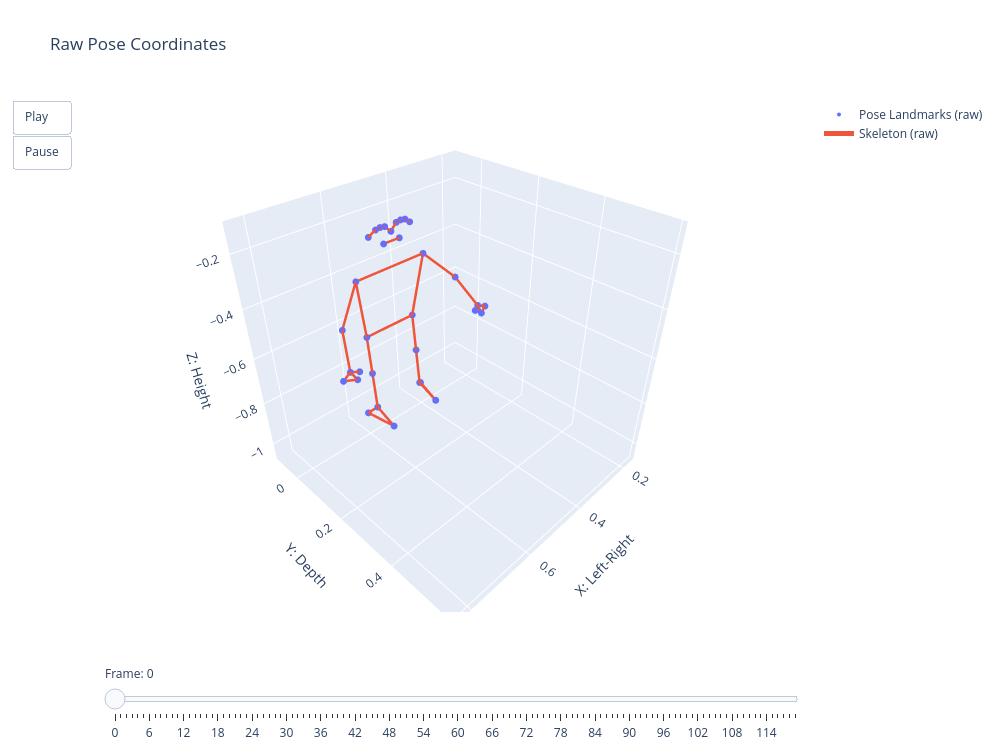

Write notebook code for a chart like this one.
### Markdown cell above
# 03. Raw Visualization Test

This notebook checks whether raw pose coordinates can be visualized as a 3D skeleton animation.

Previous steps are assumed to be working:
- 00_environment_check
- 01_data_loading_test
- 02_validation_test

### Code cell
from movement.io import load_pose_csv
from movement.config import LANDMARKS, CONNECTIONS
from movement.visualization import create_pose_animation

df = load_pose_csv("../data/sample/mediapipe_forward_bend_sample.csv")

fig = create_pose_animation(
    df=df,
    landmarks=LANDMARKS,
    connections=CONNECTIONS,
    coord_mode="raw",
    title="Raw Pose Coordinates",
    show_text=False,
)

fig.show()

### Figure 1 — Plotly figure (JSON) as saved in the notebook; plotly's stock layout.template omitted (floating-point values rounded to 4 significant figures)
{"data": [{"marker": {"size": 4}, "mode": "markers", "name": "Pose Landmarks (raw)", "showlegend": true, "textposition": "top center", "type": "scatter3d", "x": [0.5, 0.482, 0.468, 0.454, 0.518, 0.532, 0.546, 0.435, 0.565, 0.475, 0.525, 0.39, 0.61, 0.31, 0.69, 0.28, 0.72, 0.255, 0.745, 0.285, 0.715, 0.3, 0.7, 0.42, 0.58, 0.42, 0.58, 0.42, 0.58, 0.4, 0.6, 0.42, 0.58], "y": [0.03, 0.03, 0.03, 0.03, 0.03, 0.03, 0.03, 0.025, 0.025, 0.03, 0.03, 0.02, 0.02, 0.06, 0.06, 0.12, 0.12, 0.125, 0.125, 0.14, 0.14, 0.13, 0.13, 0, 0, 0.01, 0.01, 0.02, 0.02, 0, 0, 0.09, 0.09], "z": [-0.22, -0.195, -0.192, -0.195, -0.195, -0.192, -0.195, -0.215, -0.215, -0.255, -0.255, -0.36, -0.36, -0.48, -0.48, -0.59, -0.59, -0.605, -0.605, -0.61, -0.61, -0.595, -0.595, -0.62, -0.62, -0.78, -0.78, -0.94, -0.94, -0.97, -0.97, -0.98, -0.98]}, {"line": {"width": 5}, "mode": "lines", "name": "Skeleton (raw)", "showlegend": true, "type": "scatter3d", "x": [0.5, 0.482, null, 0.482, 0.468, null, 0.468, 0.454, null, 0.454, 0.435, null, 0.5, 0.518, null, 0.518, 0.532, null, 0.532, 0.546, null, 0.546, 0.565, null, 0.475, 0.525, null, 0.39, 0.61, null, 0.39, 0.42, null, 0.61, 0.58, null, 0.42, 0.58, null, 0.39, 0.31, null, 0.31, 0.28, null, 0.28, 0.255, null, 0.28, 0.285, null, 0.28, 0.3, null, 0.255, 0.285, null, 0.61, 0.69, null, 0.69, 0.72, null, 0.72, 0.745, null, 0.72, 0.715, null, 0.72, 0.7, null, 0.745, 0.715, null, 0.42, 0.42, null, 0.42, 0.42, null, 0.42, 0.4, null, 0.42, 0.42, null, 0.4, 0.42, null, 0.58, 0.58, null, 0.58, 0.58, null, 0.58, 0.6, null, 0.58, 0.58, null, 0.6, 0.58, null], "y": [0.03, 0.03, null, 0.03, 0.03, null, 0.03, 0.03, null, 0.03, 0.025, null, 0.03, 0.03, null, 0.03, 0.03, null, 0.03, 0.03, null, 0.03, 0.025, null, 0.03, 0.03, null, 0.02, 0.02, null, 0.02, 0, null, 0.02, 0, null, 0, 0, null, 0.02, 0.06, null, 0.06, 0.12, null, 0.12, 0.125, null, 0.12, 0.14, null, 0.12, 0.13, null, 0.125, 0.14, null, 0.02, 0.06, null, 0.06, 0.12, null, 0.12, 0.125, null, 0.12, 0.14, null, 0.12, 0.13, null, 0.125, 0.14, null, 0, 0.01, null, 0.01, 0.02, null, 0.02, 0, null, 0.02, 0.09, null, 0, 0.09, null, 0, 0.01, null, 0.01, 0.02, null, 0.02, 0, null, 0.02, 0.09, null, 0, 0.09, null], "z": [-0.22, -0.195, null, -0.195, -0.192, null, -0.192, -0.195, null, -0.195, -0.215, null, -0.22, -0.195, null, -0.195, -0.192, null, -0.192, -0.195, null, -0.195, -0.215, null, -0.255, -0.255, null, -0.36, -0.36, null, -0.36, -0.62, null, -0.36, -0.62, null, -0.62, -0.62, null, -0.36, -0.48, null, -0.48, -0.59, null, -0.59, -0.605, null, -0.59, -0.61, null, -0.59, -0.595, null, -0.605, -0.61, null, -0.36, -0.48, null, -0.48, -0.59, null, -0.59, -0.605, null, -0.59, -0.61, null, -0.59, -0.595, null, -0.605, -0.61, null, -0.62, -0.78, null, -0.78, -0.94, null, -0.94, -0.97, null, -0.94, -0.98, null, -0.97, -0.98, null, -0.62, -0.78, null, -0.78, -0.94, null, -0.94, -0.97, null, -0.94, -0.98, null, -0.97, -0.98, null]}], "layout": {"height": 750, "scene": {"aspectmode": "cube", "xaxis": {"range": [0.15, 0.85], "title": {"text": "X: Left-Right"}}, "yaxis": {"range": [-0.104, 0.6123], "title": {"text": "Y: Depth"}}, "zaxis": {"range": [-1.08, -0.092], "title": {"text": "Z: Height"}}}, "showlegend": true, "sliders": [{"active": 0, "currentvalue": {"prefix": "Frame: "}, "pad": {"t": 50}, "steps": [{"args": [["0"], {"frame": {"duration": 0, "redraw": true}}], "label": "0", "method": "animate"}, {"args": [["1"], {"frame": {"duration": 0, "redraw": true}}], "label": "1", "method": "animate"}, {"args": [["2"], {"frame": {"duration": 0, "redraw": true}}], "label": "2", "method": "animate"}, {"args": [["3"], {"frame": {"duration": 0, "redraw": true}}], "label": "3", "method": "animate"}, {"args": [["4"], {"frame": {"duration": 0, "redraw": true}}], "label": "4", "method": "animate"}, {"args": [["5"], {"frame": {"duration": 0, "redraw": true}}], "label": "5", "method": "animate"}, {"args": [["6"], {"frame": {"duration": 0, "redraw": true}}], "label": "6", "method": "animate"}, {"args": [["7"], {"frame": {"duration": 0, "redraw": true}}], "label": "7", "method": "animate"}, {"args": [["8"], {"frame": {"duration": 0, "redraw": true}}], "label": "8", "method": "animate"}, {"args": [["9"], {"frame": {"duration": 0, "redraw": true}}], "label": "9", "method": "animate"}, {"args": [["10"], {"frame": {"duration": 0, "redraw": true}}], "label": "10", "method": "animate"}, {"args": [["11"], {"frame": {"duration": 0, "redraw": true}}], "label": "11", "method": "animate"}, {"args": [["12"], {"frame": {"duration": 0, "redraw": true}}], "label": "12", "method": "animate"}, {"args": [["13"], {"frame": {"duration": 0, "redraw": true}}], "label": "13", "method": "animate"}, {"args": [["14"], {"frame": {"duration": 0, "redraw": true}}], "label": "14", "method": "animate"}, {"args": [["15"], {"frame": {"duration": 0, "redraw": true}}], "label": "15", "method": "animate"}, {"args": [["16"], {"frame": {"duration": 0, "redraw": true}}], "label": "16", "method": "animate"}, {"args": [["17"], {"frame": {"duration": 0, "redraw": true}}], "label": "17", "method": "animate"}, {"args": [["18"], {"frame": {"duration": 0, "redraw": true}}], "label": "18", "method": "animate"}, {"args": [["19"], {"frame": {"duration": 0, "redraw": true}}], "label": "19", "method": "animate"}, {"args": [["20"], {"frame": {"duration": 0, "redraw": true}}], "label": "20", "method": "animate"}, {"args": [["21"], {"frame": {"duration": 0, "redraw": true}}], "label": "21", "method": "animate"}, {"args": [["22"], {"frame": {"duration": 0, "redraw": true}}], "label": "22", "method": "animate"}, {"args": [["23"], {"frame": {"duration": 0, "redraw": true}}], "label": "23", "method": "animate"}, {"args": [["24"], {"frame": {"duration": 0, "redraw": true}}], "label": "24", "method": "animate"}, {"args": [["25"], {"frame": {"duration": 0, "redraw": true}}], "label": "25", "method": "animate"}, {"args": [["26"], {"frame": {"duration": 0, "redraw": true}}], "label": "26", "method": "animate"}, {"args": [["27"], {"frame": {"duration": 0, "redraw": true}}], "label": "27", "method": "animate"}, {"args": [["28"], {"frame": {"duration": 0, "redraw": true}}], "label": "28", "method": "animate"}, {"args": [["29"], {"frame": {"duration": 0, "redraw": true}}], "label": "29", "method": "animate"}, {"args": [["30"], {"frame": {"duration": 0, "redraw": true}}], "label": "30", "method": "animate"}, {"args": [["31"], {"frame": {"duration": 0, "redraw": true}}], "label": "31", "method": "animate"}, {"args": [["32"], {"frame": {"duration": 0, "redraw": true}}], "label": "32", "method": "animate"}, {"args": [["33"], {"frame": {"duration": 0, "redraw": true}}], "label": "33", "method": "animate"}, {"args": [["34"], {"frame": {"duration": 0, "redraw": true}}], "label": "34", "method": "animate"}, {"args": [["35"], {"frame": {"duration": 0, "redraw": true}}], "label": "35", "method": "animate"}, {"args": [["36"], {"frame": {"duration": 0, "redraw": true}}], "label": "36", "method": "animate"}, {"args": [["37"], {"frame": {"duration": 0, "redraw": true}}], "label": "37", "method": "animate"}, {"args": [["38"], {"frame": {"duration": 0, "redraw": true}}], "label": "38", "method": "animate"}, {"args": [["39"], {"frame": {"duration": 0, "redraw": true}}], "label": "39", "method": "animate"}, {"args": [["40"], {"frame": {"duration": 0, "redraw": true}}], "label": "40", "method": "animate"}, {"args": [["41"], {"frame": {"duration": 0, "redraw": true}}], "label": "41", "method": "animate"}, {"args": [["42"], {"frame": {"duration": 0, "redraw": true}}], "label": "42", "method": "animate"}, {"args": [["43"], {"frame": {"duration": 0, "redraw": true}}], "label": "43", "method": "animate"}, {"args": [["44"], {"frame": {"duration": 0, "redraw": true}}], "label": "44", "method": "animate"}, {"args": [["45"], {"frame": {"duration": 0, "redraw": true}}], "label": "45", "method": "animate"}, {"args": [["46"], {"frame": {"duration": 0, "redraw": true}}], "label": "46", "method": "animate"}, {"args": [["47"], {"frame": {"duration": 0, "redraw": true}}], "label": "47", "method": "animate"}, {"args": [["48"], {"frame": {"duration": 0, "redraw": true}}], "label": "48", "method": "animate"}, {"args": [["49"], {"frame": {"duration": 0, "redraw": true}}], "label": "49", "method": "animate"}, {"args": [["50"], {"frame": {"duration": 0, "redraw": true}}], "label": "50", "method": "animate"}, {"args": [["51"], {"frame": {"duration": 0, "redraw": true}}], "label": "51", "method": "animate"}, {"args": [["52"], {"frame": {"duration": 0, "redraw": true}}], "label": "52", "method": "animate"}, {"args": [["53"], {"frame": {"duration": 0, "redraw": true}}], "label": "53", "method": "animate"}, {"args": [["54"], {"frame": {"duration": 0, "redraw": true}}], "label": "54", "method": "animate"}, {"args": [["55"], {"frame": {"duration": 0, "redraw": true}}], "label": "55", "method": "animate"}, {"args": [["56"], {"frame": {"duration": 0, "redraw": true}}], "label": "56", "method": "animate"}, {"args": [["57"], {"frame": {"duration": 0, "redraw": true}}], "label": "57", "method": "animate"}, {"args": [["58"], {"frame": {"duration": 0, "redraw": true}}], "label": "58", "method": "animate"}, {"args": [["59"], {"frame": {"duration": 0, "redraw": true}}], "label": "59", "method": "animate"}, {"args": [["60"], {"frame": {"duration": 0, "redraw": true}}], "label": "60", "method": "animate"}, {"args": [["61"], {"frame": {"duration": 0, "redraw": true}}], "label": "61", "method": "animate"}, {"args": [["62"], {"frame": {"duration": 0, "redraw": true}}], "label": "62", "method": "animate"}, {"args": [["63"], {"frame": {"duration": 0, "redraw": true}}], "label": "63", "method": "animate"}, {"args": [["64"], {"frame": {"duration": 0, "redraw": true}}], "label": "64", "method": "animate"}, {"args": [["65"], {"frame": {"duration": 0, "redraw": true}}], "label": "65", "method": "animate"}, {"args": [["66"], {"frame": {"duration": 0, "redraw": true}}], "label": "66", "method": "animate"}, {"args": [["67"], {"frame": {"duration": 0, "redraw": true}}], "label": "67", "method": "animate"}, {"args": [["68"], {"frame": {"duration": 0, "redraw": true}}], "label": "68", "method": "animate"}, {"args": [["69"], {"frame": {"duration": 0, "redraw": true}}], "label": "69", "method": "animate"}, {"args": [["70"], {"frame": {"duration": 0, "redraw": true}}], "label": "70", "method": "animate"}, {"args": [["71"], {"frame": {"duration": 0, "redraw": true}}], "label": "71", "method": "animate"}, {"args": [["72"], {"frame": {"duration": 0, "redraw": true}}], "label": "72", "method": "animate"}, {"args": [["73"], {"frame": {"duration": 0, "redraw": true}}], "label": "73", "method": "animate"}, {"args": [["74"], {"frame": {"duration": 0, "redraw": true}}], "label": "74", "method": "animate"}, {"args": [["75"], {"frame": {"duration": 0, "redraw": true}}], "label": "75", "method": "animate"}, {"args": [["76"], {"frame": {"duration": 0, "redraw": true}}], "label": "76", "method": "animate"}, {"args": [["77"], {"frame": {"duration": 0, "redraw": true}}], "label": "77", "method": "animate"}, {"args": [["78"], {"frame": {"duration": 0, "redraw": true}}], "label": "78", "method": "animate"}, {"args": [["79"], {"frame": {"duration": 0, "redraw": true}}], "label": "79", "method": "animate"}, {"args": [["80"], {"frame": {"duration": 0, "redraw": true}}], "label": "80", "method": "animate"}, {"args": [["81"], {"frame": {"duration": 0, "redraw": true}}], "label": "81", "method": "animate"}, {"args": [["82"], {"frame": {"duration": 0, "redraw": true}}], "label": "82", "method": "animate"}, {"args": [["83"], {"frame": {"duration": 0, "redraw": true}}], "label": "83", "method": "animate"}, {"args": [["84"], {"frame": {"duration": 0, "redraw": true}}], "label": "84", "method": "animate"}, {"args": [["85"], {"frame": {"duration": 0, "redraw": true}}], "label": "85", "method": "animate"}, {"args": [["86"], {"frame": {"duration": 0, "redraw": true}}], "label": "86", "method": "animate"}, {"args": [["87"], {"frame": {"duration": 0, "redraw": true}}], "label": "87", "method": "animate"}, {"args": [["88"], {"frame": {"duration": 0, "redraw": true}}], "label": "88", "method": "animate"}, {"args": [["89"], {"frame": {"duration": 0, "redraw": true}}], "label": "89", "method": "animate"}, {"args": [["90"], {"frame": {"duration": 0, "redraw": true}}], "label": "90", "method": "animate"}, {"args": [["91"], {"frame": {"duration": 0, "redraw": true}}], "label": "91", "method": "animate"}, {"args": [["92"], {"frame": {"duration": 0, "redraw": true}}], "label": "92", "method": "animate"}, {"args": [["93"], {"frame": {"duration": 0, "redraw": true}}], "label": "93", "method": "animate"}, {"args": [["94"], {"frame": {"duration": 0, "redraw": true}}], "label": "94", "method": "animate"}, {"args": [["95"], {"frame": {"duration": 0, "redraw": true}}], "label": "95", "method": "animate"}, {"args": [["96"], {"frame": {"duration": 0, "redraw": true}}], "label": "96", "method": "animate"}, {"args": [["97"], {"frame": {"duration": 0, "redraw": true}}], "label": "97", "method": "animate"}, {"args": [["98"], {"frame": {"duration": 0, "redraw": true}}], "label": "98", "method": "animate"}, {"args": [["99"], {"frame": {"duration": 0, "redraw": true}}], "label": "99", "method": "animate"}, {"args": [["100"], {"frame": {"duration": 0, "redraw": true}}], "label": "100", "method": "animate"}, {"args": [["101"], {"frame": {"duration": 0, "redraw": true}}], "label": "101", "method": "animate"}, {"args": [["102"], {"frame": {"duration": 0, "redraw": true}}], "label": "102", "method": "animate"}, {"args": [["103"], {"frame": {"duration": 0, "redraw": true}}], "label": "103", "method": "animate"}, {"args": [["104"], {"frame": {"duration": 0, "redraw": true}}], "label": "104", "method": "animate"}, {"args": [["105"], {"frame": {"duration": 0, "redraw": true}}], "label": "105", "method": "animate"}, {"args": [["106"], {"frame": {"duration": 0, "redraw": true}}], "label": "106", "method": "animate"}, {"args": [["107"], {"frame": {"duration": 0, "redraw": true}}], "label": "107", "method": "animate"}, {"args": [["108"], {"frame": {"duration": 0, "redraw": true}}], "label": "108", "method": "animate"}, {"args": [["109"], {"frame": {"duration": 0, "redraw": true}}], "label": "109", "method": "animate"}, {"args": [["110"], {"frame": {"duration": 0, "redraw": true}}], "label": "110", "method": "animate"}, {"args": [["111"], {"frame": {"duration": 0, "redraw": true}}], "label": "111", "method": "animate"}, {"args": [["112"], {"frame": {"duration": 0, "redraw": true}}], "label": "112", "method": "animate"}, {"args": [["113"], {"frame": {"duration": 0, "redraw": true}}], "label": "113", "method": "animate"}, {"args": [["114"], {"frame": {"duration": 0, "redraw": true}}], "label": "114", "method": "animate"}, {"args": [["115"], {"frame": {"duration": 0, "redraw": true}}], "label": "115", "method": "animate"}, {"args": [["116"], {"frame": {"duration": 0, "redraw": true}}], "label": "116", "method": "animate"}, {"args": [["117"], {"frame": {"duration": 0, "redraw": true}}], "label": "117", "method": "animate"}, {"args": [["118"], {"frame": {"duration": 0, "redraw": true}}], "label": "118", "method": "animate"}, {"args": [["119"], {"frame": {"duration": 0, "redraw": true}}], "label": "119", "method": "animate"}]}], "title": {"text": "Raw Pose Coordinates"}, "updatemenus": [{"buttons": [{"args": [null, {"frame": {"duration": 100, "redraw": true}, "fromcurrent": true, "mode": "immediate", "transition": {"duration": 0}}], "label": "Play", "method": "animate"}, {"args": [[null], {"frame": {"duration": 0, "redraw": false}, "mode": "immediate"}], "label": "Pause", "method": "animate"}], "showactive": false, "type": "buttons"}], "width": 1000}}
